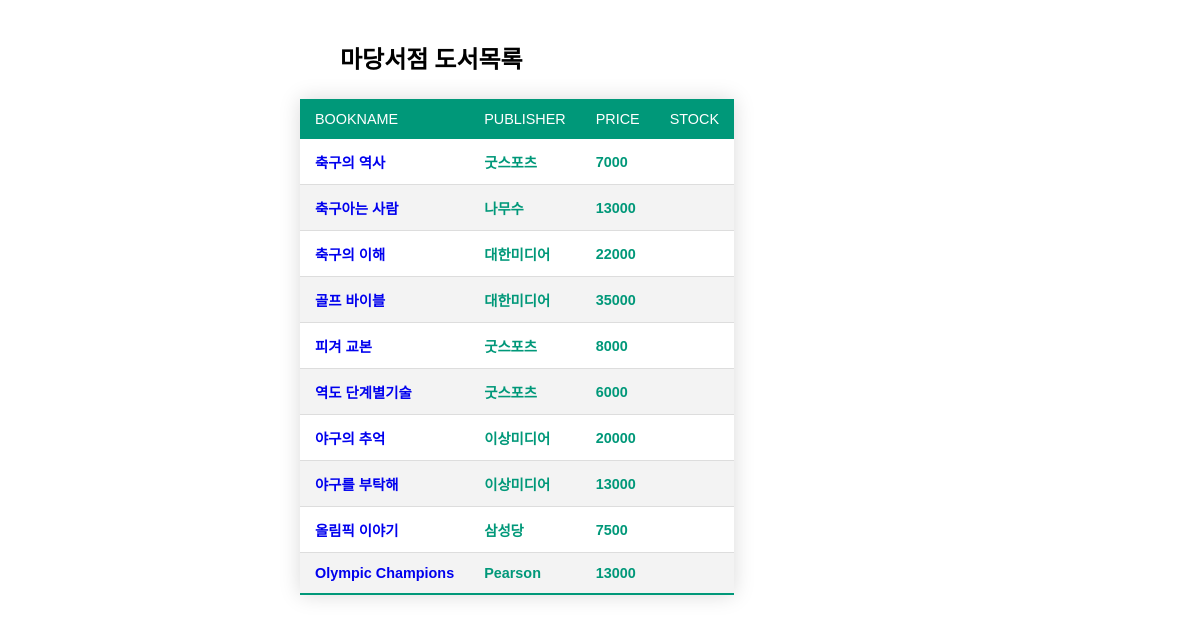
Page /연습문제/booklist2.php on the committed database.
### tables this page shows
CREATE TABLE Book (
  bookid      INTEGER PRIMARY KEY,
  bookname    VARCHAR(40),
  publisher   VARCHAR(40),
  price       INTEGER 
);

### 연습문제/booklist2.php (the view, shortened to what this page needs)
<html>
<head>
<link href="book.css" rel="stylesheet">
</head>
<body>
<h2><blockquote> 마당서점 도서목록 </blockquote></h2>
<?php
	$conn = mysqli_connect('localhost', 'madang', 'madang', 'practice3');
	$sql = "SELECT * FROM Book";
	$result = mysqli_query($conn, $sql);
	echo '<table class="styled-table"><thead><tr><td>BOOKNAME</td><td>PUBLISHER</td><td>PRICE</td><td>STOCK</td></tr></thead><tbody>';
	while($row = mysqli_fetch_array($result)) {
		echo ('<tr class="active-row"><td><b>
			<a href="bookview2.php?id='.$row['bookid'].'">'
			.$row['bookname'].'</a></b></td><td>'
			.$row['publisher'].' </td><td> '
			.$row['price'].'</td><td>'
			.$row['stock'].'</td></tr>');
	}
	echo '</tbody></table><p>';
?>
</body>
</html>

### 연습문제/book.css (style rules this page uses)
body { margin: 0 auto; width: 600px; padding-top: 40px; }
.styled-table { border-collapse: collapse; margin-top: 20px; font-size: 0.9em; font-family: sans-serif; min-width: 400px; box-shadow: 0 0 20px rgba(0, 0, 0, 0.15); }
.styled-table thead tr { background-color: #009879; color: #ffffff; text-align: left; }
.styled-table th, .styled-table td { padding: 12px 15px; }
.styled-table tbody tr { border-bottom: 1px solid #dddddd; }
.styled-table tbody tr:nth-of-type(even) { background-color: #f3f3f3; }
.styled-table tbody tr:last-of-type { border-bottom: 2px solid #009879; }
.styled-table tbody tr.active-row { font-weight: bold; color: #009879; }
.styled-table a { text-decoration: solid; }

### rows in the picture
book: bookname "축구의 역사", publisher "굿스포츠", price "7000"
book: bookname "축구아는 사람", publisher "나무수", price "13000"
book: bookname "축구의 이해", publisher "대한미디어", price "22000"
book: bookname "골프 바이블", publisher "대한미디어", price "35000"
book: bookname "피겨 교본", publisher "굿스포츠", price "8000"
book: bookname "역도 단계별기술", publisher "굿스포츠", price "6000"
book: bookname "야구의 추억", publisher "이상미디어", price "20000"
book: bookname "야구를 부탁해", publisher "이상미디어", price "13000"
book: bookname "올림픽 이야기", publisher "삼성당", price "7500"
book: bookname "Olympic Champions", publisher "Pearson", price "13000"
